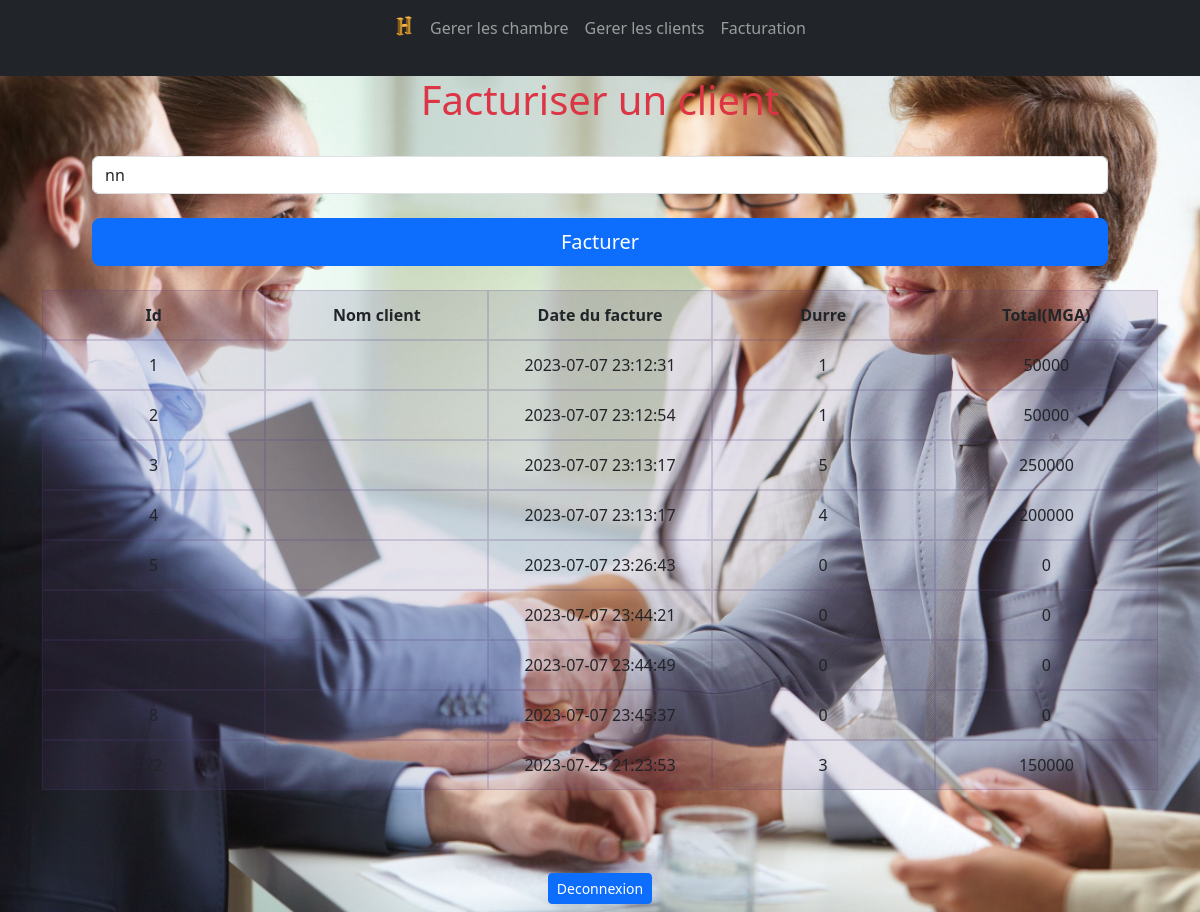
The app's page /includes/facturerUnClient.php (signed in) with its own data.
### tables this page shows
CREATE TABLE IF NOT EXISTS `facture` (
  `facture_id` int NOT NULL AUTO_INCREMENT,
  `id_client` int NOT NULL,
  `total` int NOT NULL,
  `debut` datetime NOT NULL,
  `dure` int NOT NULL,
  `dateDuFacture` datetime NOT NULL DEFAULT CURRENT_TIMESTAMP,
  `nom_client` varchar(240) NOT NULL,
  PRIMARY KEY (`facture_id`)
);

### actions/listeClient.php (called while the page is built, shortened)
<?php
    $conn = mysqli_connect("localhost","root", "", "bdd");
    $rq="select * from client where id_chambre!=0;";
    $exe=mysqli_query($conn,$rq);
    while($result=mysqli_fetch_assoc($exe))
    {
        $clients[]=$result;
    }

### actions/listeFacture.php (called while the page is built, shortened)
<?php
     $conn = mysqli_connect("localhost","root", "", "bdd");
     $rq="select * from facture ;";
     $exe=mysqli_query($conn,$rq);
     while($result=mysqli_fetch_assoc($exe))
     {
         $factures[]=$result;
     }

### includes/facturerUnClient.php (the view, shortened to what this page needs)
<!DOCTYPE html>
<html lang="en">
<head>
    <link rel="stylesheet" href="../bootstrap/css/bootstrap.min.css">
    <link href="../assets/css/grid.css" rel="stylesheet">
</head>
<body class="text-center font-weight-bolder">
    <?php
                include(dirname(__FILE__).'/../includes/menu.php');
    ?>
    <div class="container">
        <main class="form-signin pd-100" style="
  padding: 0px 50px 0px 50px;
  margin: auto;">
            <form action="../actions/facturisation.php" method="post">
                <h1 class="text-danger">Facturiser un client</h1>
                <br><label for="client" class="visually-hidden">Choisissez un client</label>
                <?php
                    include(dirname(__FILE__).'/../actions/listeClient.php');
                    echo "<select name=\"id_client\" class=\"form-control\">";
                    if(isset($clients))
                        {
                            foreach($clients as $ch)
                            {
                                echo "<option value=\"".$ch['id_client']."\">".$ch['nom_client']."</option>";
                            }
                        }
                    echo "</select>"
                ?>
                <br><button class="w-100 btn btn-lg btn-primary" type="submit">Facturer</button>
            </form>
        </main>
        <br>
        <section>
                <div class="container">
                    <div class="row row-cols-1 row-cols-md-5 gx-4">
                        <?php
                        include(dirname(__FILE__).'/../actions/listeFacture.php');
                        if(isset($factures))
                        {
                            echo "<div class=\"col themed-grid-col\"><b>Id</b></div>";
                            echo "<div class=\"col themed-grid-col\"><b>Nom client</b></div>";
                            echo "<div class=\"col themed-grid-col\"><b>Date du facture</b></div>";
                            echo "<div class=\"col themed-grid-col\"><b>Durre</b></div>";
                            echo "<div class=\"col themed-grid-col\"><b>Total(MGA)</b></div>";
                            foreach($factures as $facure)
                                {
                                    echo "<div class=\"col themed-grid-col\">".htmlspecialchars($facure['facture_id'])."</div>";
                                    echo "<div class=\"col themed-grid-col\">".htmlspecialchars($facure['nom_client'])."</div>";
                                    echo "<div class=\"col themed-grid-col\">".htmlspecialchars($facure['dateDuFacture'])."</div>";
                                    echo "<div class=\"col themed-grid-col\">".htmlspecialchars($facure['dure'])."</div>";
                                    $total=$facure['dure']*50000;
                                    echo "<div class=\"col themed-grid-col\">".$total."</div>";
                                }
                        }
                        ?>
                    </div>
                </div>
        </section>
    </div><br><br><br>
    <?php
                include(dirname(__FILE__).'/../includes/pied.php');
    ?>
</body>
</html>

### assets/css/grid.css (style rules this page uses)
.themed-grid-col { padding-top: .75rem; padding-bottom: .75rem; background-color: rgba(86, 61, 124, .15); border: 1px solid rgba(86, 61, 124, .2); }

### includes/facturerUnClient.php (style rules this page uses)
body { background-image: url("../assets/images/client.jpg"); background-size: cover; background-repeat: no-repeat; }

### records on screen
facture: facture_id "1", dateDuFacture "2023-07-07 23:12:31", dure "1", dure "50000"
facture: facture_id "2", dateDuFacture "2023-07-07 23:12:54", dure "1", dure "50000"
facture: facture_id "3", dateDuFacture "2023-07-07 23:13:17", dure "5", dure "250000"
facture: facture_id "4", dateDuFacture "2023-07-07 23:13:17", dure "4", dure "200000"
facture: facture_id "5", dateDuFacture "2023-07-07 23:26:43", dure "0"
facture: dateDuFacture "2023-07-07 23:44:21", dure "0"
facture: dateDuFacture "2023-07-07 23:44:49", dure "0"
facture: facture_id "8", dateDuFacture "2023-07-07 23:45:37", dure "0"
facture: dateDuFacture "2023-07-25 21:23:53", dure "3", dure "150000"

### other values on screen
form field id_client "nn"
